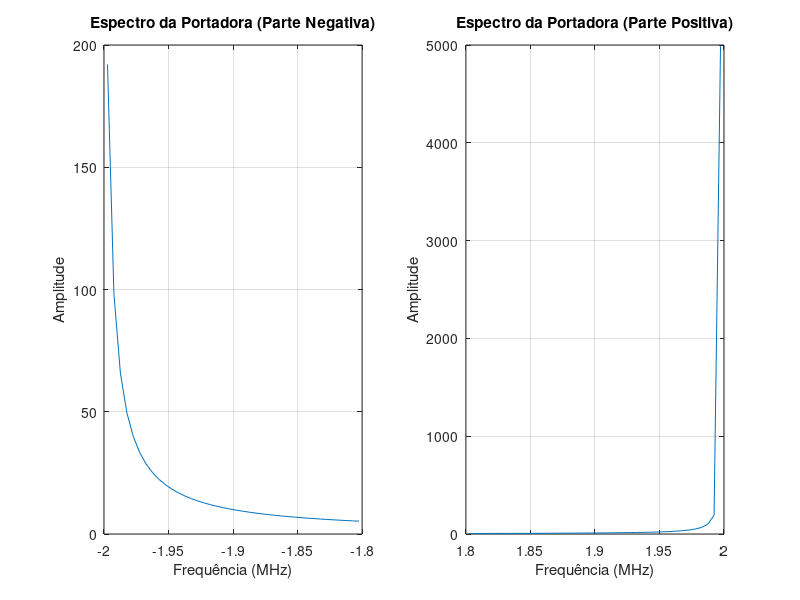

MATLAB code for this plot:
% Definindo parâmetros
fc = 2e6; % Frequência da portadora em Hz
fsamp = 50e6; % Frequência de amostragem em Hz (50 MHz)
t0 = 0; % Tempo inicial em segundos
tf = 200e-6; % Tempo final em segundos (200 µs)

% Definindo o intervalo de tempo
t = t0:1/fsamp:tf; % Vetor de tempo

% Calculando a portadora
ct = cos(2 * pi * fc * t);

% Espectro da portadora
n = length(ct);
f = (-n/2:n/2-1) * (fsamp/n) / 1e6;  % Frequência em MHz
C = abs(fftshift(fft(ct)));

figure;
subplot(1, 2, 1);
plot(f(f >= -2 & f <= -1.8), C(f >= -2 & f <= -1.8));
title('Espectro da Portadora (Parte Negativa)');
xlabel('Frequência (MHz)');
ylabel('Amplitude');
xlim([-2, -1.8]);
grid on;

subplot(1, 2, 2);
plot(f(f >= 1.8 & f <= 2), C(f >= 1.8 & f <= 2));
title('Espectro da Portadora (Parte Positiva)');
xlabel('Frequência (MHz)');
ylabel('Amplitude');
xlim([1.8, 2]);
grid on;


